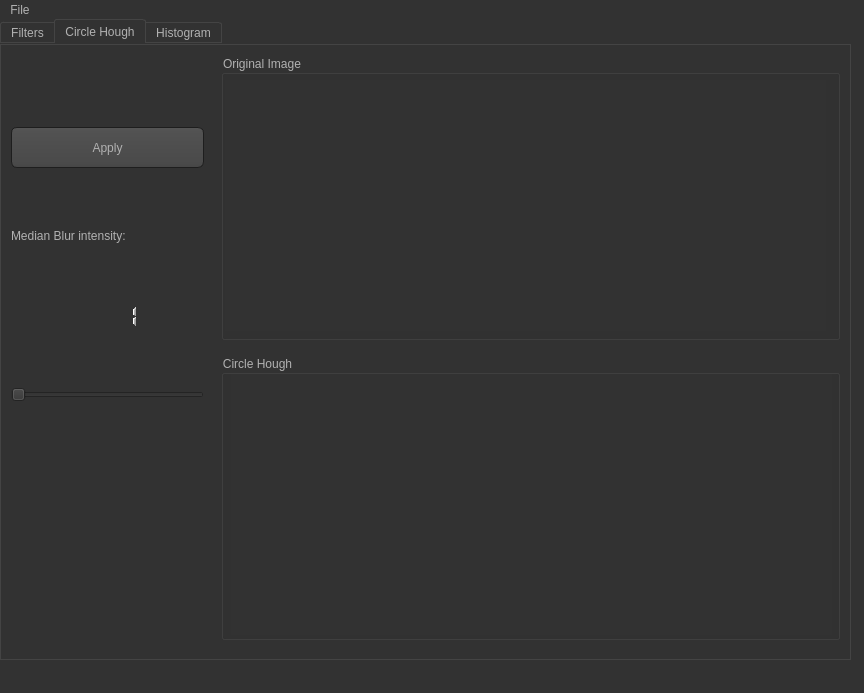
<?xml version="1.0" encoding="UTF-8"?>
<ui version="4.0">
 <class>MainWindow</class>
 <widget class="QMainWindow" name="MainWindow">
  <property name="geometry">
   <rect>
    <x>0</x>
    <y>0</y>
    <width>864</width>
    <height>693</height>
   </rect>
  </property>
  <property name="windowTitle">
   <string>MainWindow</string>
  </property>
  <property name="styleSheet">
   <string notr="true">QToolTip
{
     border: 1px solid black;
     background-color: #ffa02f;
     padding: 1px;
     border-radius: 3px;
     opacity: 100;
}

QWidget
{
    color: #b1b1b1;
    background-color: #323232;
}

QWidget:item:hover
{
    background-color: QLinearGradient( x1: 0, y1: 0, x2: 0, y2: 1, stop: 0 #ffa02f, stop: 1 #ca0619);
    color: #000000;
}

QWidget:item:selected
{
    background-color: QLinearGradient( x1: 0, y1: 0, x2: 0, y2: 1, stop: 0 #ffa02f, stop: 1 #d7801a);
}

QMenuBar::item
{
    background: transparent;
}

QMenuBar::item:selected
{
    background: transparent;
    border: 1px solid #ffaa00;
}

QMenuBar::item:pressed
{
    background: #444;
    border: 1px solid #000;
    background-color: QLinearGradient(
        x1:0, y1:0,
        x2:0, y2:1,
        stop:1 #212121,
        stop:0.4 #343434/*,
        stop:0.2 #343434,
        stop:0.1 #ffaa00*/
    );
    margin-bottom:-1px;
    padding-bottom:1px;
}

QMenu
{
    border: 1px solid #000;
}

QMenu::item
{
    padding: 2px 20px 2px 20px;
}

QMenu::item:selected
{
    color: #000000;
}

QWidget:disabled
{
    color: #404040;
    background-color: #323232;
}

QAbstractItemView
{
    background-color: QLinearGradient( x1: 0, y1: 0, x2: 0, y2: 1, stop: 0 #4d4d4d, stop: 0.1 #646464, stop: 1 #5d5d5d);
}

QWidget:focus
{
    /*border: 2px solid QLinearGradient( x1: 0, y1: 0, x2: 0, y2: 1, stop: 0 #ffa02f, stop: 1 #d7801a);*/
}

QLineEdit
{
    background-color: QLinearGradient( x1: 0, y1: 0, x2: 0, y2: 1, stop: 0 #4d4d4d, stop: 0 #646464, stop: 1 #5d5d5d);
    padding: 1px;
    border-style: solid;
    border: 1px solid #1e1e1e;
    border-radius: 5;
}

QPushButton
{
    color: #b1b1b1;
    background-color: QLinearGradient( x1: 0, y1: 0, x2: 0, y2: 1, stop: 0 #565656, stop: 0.1 #525252, stop: 0.5 #4e4e4e, stop: 0.9 #4a4a4a, stop: 1 #464646);
    border-width: 1px;
    border-color: #1e1e1e;
    border-style: solid;
    border-radius: 6;
    padding: 3px;
    font-size: 12px;
    padding-left: 5px;
    padding-right: 5px;
}

QPushButton:pressed
{
    background-color: QLinearGradient( x1: 0, y1: 0, x2: 0, y2: 1, stop: 0 #2d2d2d, stop: 0.1 #2b2b2b, stop: 0.5 #292929, stop: 0.9 #282828, stop: 1 #252525);
}

QComboBox
{
    selection-background-color: #ffaa00;
    background-color: QLinearGradient( x1: 0, y1: 0, x2: 0, y2: 1, stop: 0 #565656, stop: 0.1 #525252, stop: 0.5 #4e4e4e, stop: 0.9 #4a4a4a, stop: 1 #464646);
    border-style: solid;
    border: 1px solid #1e1e1e;
    border-radius: 5;
}

QComboBox:hover,QPushButton:hover
{
    border: 2px solid QLinearGradient( x1: 0, y1: 0, x2: 0, y2: 1, stop: 0 #ffa02f, stop: 1 #d7801a);
}


QComboBox:on
{
    padding-top: 3px;
    padding-left: 4px;
    background-color: QLinearGradient( x1: 0, y1: 0, x2: 0, y2: 1, stop: 0 #2d2d2d, stop: 0.1 #2b2b2b, stop: 0.5 #292929, stop: 0.9 #282828, stop: 1 #252525);
    selection-background-color: #ffaa00;
}

QComboBox QAbstractItemView
{
    border: 2px solid darkgray;
    selection-background-color: QLinearGradient( x1: 0, y1: 0, x2: 0, y2: 1, stop: 0 #ffa02f, stop: 1 #d7801a);
}

QComboBox::drop-down
{
     subcontrol-origin: padding;
     subcontrol-position: top right;
     width: 15px;

     border-left-width: 0px;
     border-left-color: darkgray;
     border-left-style: solid; /* just a single line */
     border-top-right-radius: 3px; /* same radius as the QComboBox */
     border-bottom-right-radius: 3px;
 }

QComboBox::down-arrow
{
     image: url(:/down_arrow.png);
}

QGroupBox:focus
{
border: 2px solid QLinearGradient( x1: 0, y1: 0, x2: 0, y2: 1, stop: 0 #ffa02f, stop: 1 #d7801a);
}

QTextEdit:focus
{
    border: 2px solid QLinearGradient( x1: 0, y1: 0, x2: 0, y2: 1, stop: 0 #ffa02f, stop: 1 #d7801a);
}

QScrollBar:horizontal {
     border: 1px solid #222222;
     background: QLinearGradient( x1: 0, y1: 0, x2: 0, y2: 1, stop: 0.0 #121212, stop: 0.2 #282828, stop: 1 #484848);
     height: 7px;
     margin: 0px 16px 0 16px;
}

QScrollBar::handle:horizontal
{
      background: QLinearGradient( x1: 0, y1: 0, x2: 1, y2: 0, stop: 0 #ffa02f, stop: 0.5 #d7801a, stop: 1 #ffa02f);
      min-height: 20px;
      border-radius: 2px;
}

QScrollBar::add-line:horizontal {
      border: 1px solid #1b1b19;
      border-radius: 2px;
      background: QLinearGradient( x1: 0, y1: 0, x2: 1, y2: 0, stop: 0 #ffa02f, stop: 1 #d7801a);
      width: 14px;
      subcontrol-position: right;
      subcontrol-origin: margin;
}

QScrollBar::sub-line:horizontal {
      border: 1px solid #1b1b19;
      border-radius: 2px;
      background: QLinearGradient( x1: 0, y1: 0, x2: 1, y2: 0, stop: 0 #ffa02f, stop: 1 #d7801a);
      width: 14px;
     subcontrol-position: left;
     subcontrol-origin: margin;
}

QScrollBar::right-arrow:horizontal, QScrollBar::left-arrow:horizontal
{
      border: 1px solid black;
      width: 1px;
      height: 1px;
      background: white;
}

QScrollBar::add-page:horizontal, QScrollBar::sub-page:horizontal
{
      background: none;
}

QScrollBar:vertical
{
      background: QLinearGradient( x1: 0, y1: 0, x2: 1, y2: 0, stop: 0.0 #121212, stop: 0.2 #282828, stop: 1 #484848);
      width: 7px;
      margin: 16px 0 16px 0;
      border: 1px solid #222222;
}

QScrollBar::handle:vertical
{
      background: QLinearGradient( x1: 0, y1: 0, x2: 0, y2: 1, stop: 0 #ffa02f, stop: 0.5 #d7801a, stop: 1 #ffa02f);
      min-height: 20px;
      border-radius: 2px;
}

QScrollBar::add-line:vertical
{
      border: 1px solid #1b1b19;
      border-radius: 2px;
      background: QLinearGradient( x1: 0, y1: 0, x2: 0, y2: 1, stop: 0 #ffa02f, stop: 1 #d7801a);
      height: 14px;
      subcontrol-position: bottom;
      subcontrol-origin: margin;
}

QScrollBar::sub-line:vertical
{
      border: 1px solid #1b1b19;
      border-radius: 2px;
      background: QLinearGradient( x1: 0, y1: 0, x2: 0, y2: 1, stop: 0 #d7801a, stop: 1 #ffa02f);
      height: 14px;
      subcontrol-position: top;
      subcontrol-origin: margin;
}

QScrollBar::up-arrow:vertical, QScrollBar::down-arrow:vertical
{
      border: 1px solid black;
      width: 1px;
      height: 1px;
      background: white;
}


QScrollBar::add-page:vertical, QScrollBar::sub-page:vertical
{
      background: none;
}

QTextEdit
{
    background-color: #242424;
}

QPlainTextEdit
{
    background-color: #242424;
}

QHeaderView::section
{
    background-color: QLinearGradient(x1:0, y1:0, x2:0, y2:1, stop:0 #616161, stop: 0.5 #505050, stop: 0.6 #434343, stop:1 #656565);
    color: white;
    padding-left: 4px;
    border: 1px solid #6c6c6c;
}

QCheckBox:disabled
{
color: #414141;
}

QDockWidget::title
{
    text-align: center;
    spacing: 3px; /* spacing between items in the tool bar */
    background-color: QLinearGradient(x1:0, y1:0, x2:0, y2:1, stop:0 #323232, stop: 0.5 #242424, stop:1 #323232);
}

QDockWidget::close-button, QDockWidget::float-button
{
    text-align: center;
    spacing: 1px; /* spacing between items in the tool bar */
    background-color: QLinearGradient(x1:0, y1:0, x2:0, y2:1, stop:0 #323232, stop: 0.5 #242424, stop:1 #323232);
}

QDockWidget::close-button:hover, QDockWidget::float-button:hover
{
    background: #242424;
}

QDockWidget::close-button:pressed, QDockWidget::float-button:pressed
{
    padding: 1px -1px -1px 1px;
}

QMainWindow::separator
{
    background-color: QLinearGradient(x1:0, y1:0, x2:0, y2:1, stop:0 #161616, stop: 0.5 #151515, stop: 0.6 #212121, stop:1 #343434);
    color: white;
    padding-left: 4px;
    border: 1px solid #4c4c4c;
    spacing: 3px; /* spacing between items in the tool bar */
}

QMainWindow::separator:hover
{

    background-color: QLinearGradient(x1:0, y1:0, x2:0, y2:1, stop:0 #d7801a, stop:0.5 #b56c17 stop:1 #ffa02f);
    color: white;
    padding-left: 4px;
    border: 1px solid #6c6c6c;
    spacing: 3px; /* spacing between items in the tool bar */
}

QToolBar::handle
{
     spacing: 3px; /* spacing between items in the tool bar */
     background: url(:/images/handle.png);
}

QMenu::separator
{
    height: 2px;
    background-color: QLinearGradient(x1:0, y1:0, x2:0, y2:1, stop:0 #161616, stop: 0.5 #151515, stop: 0.6 #212121, stop:1 #343434);
    color: white;
    padding-left: 4px;
    margin-left: 10px;
    margin-right: 5px;
}

QProgressBar
{
    border: 2px solid grey;
    border-radius: 5px;
    text-align: center;
}

QProgressBar::chunk
{
    background-color: #d7801a;
    width: 2.15px;
    margin: 0.5px;
}

QTabBar::tab {
    color: #b1b1b1;
    border: 1px solid #444;
    border-bottom-style: none;
    background-color: #323232;
    padding-left: 10px;
    padding-right: 10px;
    padding-top: 3px;
    padding-bottom: 2px;
    margin-right: -1px;
}

QTabWidget::pane {
    border: 1px solid #444;
    top: 1px;
}

QTabBar::tab:last
{
    margin-right: 0; /* the last selected tab has nothing to overlap with on the right */
    border-top-right-radius: 3px;
}

QTabBar::tab:first:!selected
{
 margin-left: 0px; /* the last selected tab has nothing to overlap with on the right */


    border-top-left-radius: 3px;
}

QTabBar::tab:!selected
{
    color: #b1b1b1;
    border-bottom-style: solid;
    margin-top: 3px;
    background-color: QLinearGradient(x1:0, y1:0, x2:0, y2:1, stop:1 #212121, stop:.4 #343434);
}

QTabBar::tab:selected
{
    border-top-left-radius: 3px;
    border-top-right-radius: 3px;
    margin-bottom: 0px;
}

QTabBar::tab:!selected:hover
{
    /*border-top: 2px solid #ffaa00;
    padding-bottom: 3px;*/
    border-top-left-radius: 3px;
    border-top-right-radius: 3px;
    background-color: QLinearGradient(x1:0, y1:0, x2:0, y2:1, stop:1 #212121, stop:0.4 #343434, stop:0.2 #343434, stop:0.1 #ffaa00);
}

QRadioButton::indicator:checked, QRadioButton::indicator:unchecked{
    color: #b1b1b1;
    background-color: #323232;
    border: 1px solid #b1b1b1;
    border-radius: 6px;
}

QRadioButton::indicator:checked
{
    background-color: qradialgradient(
        cx: 0.5, cy: 0.5,
        fx: 0.5, fy: 0.5,
        radius: 1.0,
        stop: 0.25 #ffaa00,
        stop: 0.3 #323232
    );
}

QCheckBox::indicator{
    color: #b1b1b1;
    background-color: #323232;
    border: 1px solid #b1b1b1;
    width: 9px;
    height: 9px;
}

QRadioButton::indicator
{
    border-radius: 6px;
}

QRadioButton::indicator:hover, QCheckBox::indicator:hover
{
    border: 1px solid #ffaa00;
}

QCheckBox::indicator:checked
{
    image:url(:/images/checkbox.png);
}

QCheckBox::indicator:disabled, QRadioButton::indicator:disabled
{
    border: 1px solid #444;
}</string>
  </property>
  <widget class="QWidget" name="centralwidget">
   <widget class="QTabWidget" name="tabWidget">
    <property name="geometry">
     <rect>
      <x>0</x>
      <y>0</y>
      <width>851</width>
      <height>641</height>
     </rect>
    </property>
    <property name="currentIndex">
     <number>1</number>
    </property>
    <widget class="QWidget" name="tab">
     <attribute name="title">
      <string>Filters</string>
     </attribute>
     <widget class="QWidget" name="layoutWidget">
      <property name="geometry">
       <rect>
        <x>0</x>
        <y>10</y>
        <width>831</width>
        <height>581</height>
       </rect>
      </property>
      <layout class="QHBoxLayout" name="horizontalLayout_7">
       <item>
        <layout class="QVBoxLayout" name="verticalLayout_3">
         <item>
          <layout class="QVBoxLayout" name="verticalLayout_2">
           <item>
            <widget class="QPushButton" name="btn1">
             <property name="minimumSize">
              <size>
               <width>191</width>
               <height>41</height>
              </size>
             </property>
             <property name="text">
              <string>Apply</string>
             </property>
            </widget>
           </item>
           <item>
            <layout class="QHBoxLayout" name="horizontalLayout_6">
             <item>
              <spacer name="horizontalSpacer">
               <property name="orientation">
                <enum>Qt::Horizontal</enum>
               </property>
               <property name="sizeType">
                <enum>QSizePolicy::Fixed</enum>
               </property>
               <property name="sizeHint" stdset="0">
                <size>
                 <width>13</width>
                 <height>20</height>
                </size>
               </property>
              </spacer>
             </item>
             <item>
              <widget class="QGroupBox" name="groupBox">
               <property name="title">
                <string>Filters</string>
               </property>
               <widget class="QRadioButton" name="lowpass">
                <property name="geometry">
                 <rect>
                  <x>10</x>
                  <y>30</y>
                  <width>95</width>
                  <height>20</height>
                 </rect>
                </property>
                <property name="text">
                 <string>Lowpass </string>
                </property>
               </widget>
               <widget class="QRadioButton" name="median">
                <property name="geometry">
                 <rect>
                  <x>10</x>
                  <y>60</y>
                  <width>95</width>
                  <height>20</height>
                 </rect>
                </property>
                <property name="text">
                 <string>Median</string>
                </property>
               </widget>
               <widget class="QRadioButton" name="highpass">
                <property name="geometry">
                 <rect>
                  <x>10</x>
                  <y>90</y>
                  <width>95</width>
                  <height>20</height>
                 </rect>
                </property>
                <property name="text">
                 <string>Highpass</string>
                </property>
               </widget>
               <widget class="QRadioButton" name="gaussian">
                <property name="geometry">
                 <rect>
                  <x>10</x>
                  <y>120</y>
                  <width>95</width>
                  <height>20</height>
                 </rect>
                </property>
                <property name="text">
                 <string>Gaussian</string>
                </property>
               </widget>
               <widget class="QRadioButton" name="sobel">
                <property name="geometry">
                 <rect>
                  <x>10</x>
                  <y>150</y>
                  <width>95</width>
                  <height>20</height>
                 </rect>
                </property>
                <property name="text">
                 <string>Sobel</string>
                </property>
               </widget>
               <widget class="QRadioButton" name="canny">
                <property name="geometry">
                 <rect>
                  <x>10</x>
                  <y>180</y>
                  <width>95</width>
                  <height>20</height>
                 </rect>
                </property>
                <property name="text">
                 <string>Canny</string>
                </property>
               </widget>
               <widget class="QSpinBox" name="cannyBlur">
                <property name="geometry">
                 <rect>
                  <x>90</x>
                  <y>180</y>
                  <width>42</width>
                  <height>22</height>
                 </rect>
                </property>
                <property name="minimum">
                 <number>1</number>
                </property>
                <property name="maximum">
                 <number>50</number>
                </property>
                <property name="singleStep">
                 <number>2</number>
                </property>
               </widget>
              </widget>
             </item>
            </layout>
           </item>
          </layout>
         </item>
         <item>
          <spacer name="verticalSpacer">
           <property name="orientation">
            <enum>Qt::Vertical</enum>
           </property>
           <property name="sizeType">
            <enum>QSizePolicy::Fixed</enum>
           </property>
           <property name="sizeHint" stdset="0">
            <size>
             <width>20</width>
             <height>300</height>
            </size>
           </property>
          </spacer>
         </item>
        </layout>
       </item>
       <item>
        <layout class="QVBoxLayout" name="verticalLayout">
         <item>
          <widget class="QGroupBox" name="groupBox_2">
           <property name="minimumSize">
            <size>
             <width>619</width>
             <height>281</height>
            </size>
           </property>
           <property name="title">
            <string>Original Image</string>
           </property>
           <widget class="QLabel" name="filter_input">
            <property name="geometry">
             <rect>
              <x>4</x>
              <y>25</y>
              <width>601</width>
              <height>251</height>
             </rect>
            </property>
            <property name="minimumSize">
             <size>
              <width>561</width>
              <height>251</height>
             </size>
            </property>
            <property name="text">
             <string/>
            </property>
           </widget>
          </widget>
         </item>
         <item>
          <widget class="QGroupBox" name="groupBox_5">
           <property name="sizePolicy">
            <sizepolicy hsizetype="Preferred" vsizetype="Preferred">
             <horstretch>0</horstretch>
             <verstretch>0</verstretch>
            </sizepolicy>
           </property>
           <property name="minimumSize">
            <size>
             <width>619</width>
             <height>281</height>
            </size>
           </property>
           <property name="title">
            <string>Filterd Image</string>
           </property>
           <widget class="QLabel" name="filter_filtered">
            <property name="geometry">
             <rect>
              <x>10</x>
              <y>19</y>
              <width>601</width>
              <height>261</height>
             </rect>
            </property>
            <property name="text">
             <string/>
            </property>
           </widget>
          </widget>
         </item>
        </layout>
       </item>
      </layout>
     </widget>
    </widget>
    <widget class="QWidget" name="tab_3">
     <attribute name="title">
      <string>Circle Hough</string>
     </attribute>
     <widget class="QGroupBox" name="groupBox_3">
      <property name="geometry">
       <rect>
        <x>220</x>
        <y>10</y>
        <width>619</width>
        <height>285</height>
       </rect>
      </property>
      <property name="minimumSize">
       <size>
        <width>619</width>
        <height>281</height>
       </size>
      </property>
      <property name="title">
       <string>Original Image</string>
      </property>
      <widget class="QLabel" name="input_hough">
       <property name="geometry">
        <rect>
         <x>4</x>
         <y>25</y>
         <width>601</width>
         <height>251</height>
        </rect>
       </property>
       <property name="minimumSize">
        <size>
         <width>561</width>
         <height>251</height>
        </size>
       </property>
       <property name="text">
        <string/>
       </property>
      </widget>
     </widget>
     <widget class="QWidget" name="">
      <property name="geometry">
       <rect>
        <x>10</x>
        <y>30</y>
        <width>193</width>
        <height>379</height>
       </rect>
      </property>
      <layout class="QVBoxLayout" name="verticalLayout_7">
       <item>
        <widget class="QPushButton" name="btn2">
         <property name="minimumSize">
          <size>
           <width>191</width>
           <height>41</height>
          </size>
         </property>
         <property name="text">
          <string>Apply</string>
         </property>
        </widget>
       </item>
       <item>
        <widget class="QLabel" name="label">
         <property name="maximumSize">
          <size>
           <width>16777215</width>
           <height>20</height>
          </size>
         </property>
         <property name="styleSheet">
          <string notr="true">font: 75 10pt &quot;MS Shell Dlg 2&quot;;</string>
         </property>
         <property name="text">
          <string>Median Blur intensity:</string>
         </property>
        </widget>
       </item>
       <item>
        <widget class="QLCDNumber" name="lcdNumber">
         <property name="maximumSize">
          <size>
           <width>16777215</width>
           <height>25</height>
          </size>
         </property>
         <property name="frameShape">
          <enum>QFrame::NoFrame</enum>
         </property>
         <property name="lineWidth">
          <number>5</number>
         </property>
         <property name="value" stdset="0">
          <double>1.000000000000000</double>
         </property>
         <property name="intValue" stdset="0">
          <number>1</number>
         </property>
        </widget>
       </item>
       <item>
        <widget class="QSlider" name="median_blur">
         <property name="minimum">
          <number>1</number>
         </property>
         <property name="maximum">
          <number>51</number>
         </property>
         <property name="singleStep">
          <number>2</number>
         </property>
         <property name="pageStep">
          <number>2</number>
         </property>
         <property name="value">
          <number>1</number>
         </property>
         <property name="tracking">
          <bool>true</bool>
         </property>
         <property name="orientation">
          <enum>Qt::Horizontal</enum>
         </property>
        </widget>
       </item>
      </layout>
     </widget>
     <widget class="QGroupBox" name="groupBox_10">
      <property name="geometry">
       <rect>
        <x>220</x>
        <y>310</y>
        <width>619</width>
        <height>285</height>
       </rect>
      </property>
      <property name="sizePolicy">
       <sizepolicy hsizetype="Preferred" vsizetype="Preferred">
        <horstretch>0</horstretch>
        <verstretch>0</verstretch>
       </sizepolicy>
      </property>
      <property name="minimumSize">
       <size>
        <width>619</width>
        <height>281</height>
       </size>
      </property>
      <property name="title">
       <string>Circle Hough</string>
      </property>
      <widget class="QLabel" name="output_hough">
       <property name="geometry">
        <rect>
         <x>10</x>
         <y>19</y>
         <width>601</width>
         <height>261</height>
        </rect>
       </property>
       <property name="text">
        <string/>
       </property>
      </widget>
     </widget>
    </widget>
    <widget class="QWidget" name="tab_2">
     <attribute name="title">
      <string>Histogram</string>
     </attribute>
     <widget class="QWidget" name="layoutWidget">
      <property name="geometry">
       <rect>
        <x>10</x>
        <y>0</y>
        <width>831</width>
        <height>645</height>
       </rect>
      </property>
      <layout class="QHBoxLayout" name="horizontalLayout_8">
       <item>
        <layout class="QVBoxLayout" name="verticalLayout_5">
         <item>
          <widget class="QPushButton" name="pushButton">
           <property name="sizePolicy">
            <sizepolicy hsizetype="Fixed" vsizetype="Fixed">
             <horstretch>0</horstretch>
             <verstretch>0</verstretch>
            </sizepolicy>
           </property>
           <property name="minimumSize">
            <size>
             <width>169</width>
             <height>40</height>
            </size>
           </property>
           <property name="text">
            <string>Apply</string>
           </property>
          </widget>
         </item>
         <item>
          <widget class="QRadioButton" name="greyscale">
           <property name="text">
            <string>Greyscale</string>
           </property>
          </widget>
         </item>
         <item>
          <widget class="QRadioButton" name="rgb">
           <property name="text">
            <string>RGB</string>
           </property>
          </widget>
         </item>
         <item>
          <spacer name="verticalSpacer_2">
           <property name="orientation">
            <enum>Qt::Vertical</enum>
           </property>
           <property name="sizeType">
            <enum>QSizePolicy::Fixed</enum>
           </property>
           <property name="sizeHint" stdset="0">
            <size>
             <width>20</width>
             <height>548</height>
            </size>
           </property>
          </spacer>
         </item>
        </layout>
       </item>
       <item>
        <layout class="QVBoxLayout" name="verticalLayout_4">
         <item>
          <layout class="QHBoxLayout" name="horizontalLayout_2">
           <item>
            <widget class="QGroupBox" name="groupBox_6">
             <property name="minimumSize">
              <size>
               <width>320</width>
               <height>294</height>
              </size>
             </property>
             <property name="title">
              <string>Input Image</string>
             </property>
             <widget class="QLabel" name="input_equalize">
              <property name="geometry">
               <rect>
                <x>10</x>
                <y>20</y>
                <width>301</width>
                <height>261</height>
               </rect>
              </property>
              <property name="text">
               <string/>
              </property>
             </widget>
            </widget>
           </item>
           <item>
            <widget class="QGroupBox" name="groupBox_8">
             <property name="minimumSize">
              <size>
               <width>320</width>
               <height>294</height>
              </size>
             </property>
             <property name="title">
              <string>Output Image</string>
             </property>
             <widget class="QLabel" name="output_equalize">
              <property name="geometry">
               <rect>
                <x>10</x>
                <y>20</y>
                <width>301</width>
                <height>261</height>
               </rect>
              </property>
              <property name="text">
               <string/>
              </property>
             </widget>
            </widget>
           </item>
          </layout>
         </item>
         <item>
          <layout class="QHBoxLayout" name="horizontalLayout">
           <item>
            <widget class="QGroupBox" name="groupBox_7">
             <property name="minimumSize">
              <size>
               <width>320</width>
               <height>294</height>
              </size>
             </property>
             <property name="title">
              <string>Original Histogram</string>
             </property>
             <widget class="QLabel" name="input_histogram">
              <property name="geometry">
               <rect>
                <x>20</x>
                <y>20</y>
                <width>291</width>
                <height>261</height>
               </rect>
              </property>
              <property name="text">
               <string/>
              </property>
             </widget>
            </widget>
           </item>
           <item>
            <widget class="QGroupBox" name="groupBox_9">
             <property name="minimumSize">
              <size>
               <width>320</width>
               <height>294</height>
              </size>
             </property>
             <property name="title">
              <string>Equalized Histogram</string>
             </property>
             <widget class="QLabel" name="output_histogram">
              <property name="geometry">
               <rect>
                <x>10</x>
                <y>30</y>
                <width>301</width>
                <height>261</height>
               </rect>
              </property>
              <property name="text">
               <string/>
              </property>
             </widget>
            </widget>
           </item>
          </layout>
         </item>
        </layout>
       </item>
      </layout>
     </widget>
    </widget>
   </widget>
   <widget class="QWidget" name="layoutWidget">
    <property name="geometry">
     <rect>
      <x>0</x>
      <y>0</y>
      <width>2</width>
      <height>2</height>
     </rect>
    </property>
    <layout class="QHBoxLayout" name="horizontalLayout_5"/>
   </widget>
  </widget>
  <widget class="QMenuBar" name="menubar">
   <property name="geometry">
    <rect>
     <x>0</x>
     <y>0</y>
     <width>864</width>
     <height>26</height>
    </rect>
   </property>
   <widget class="QMenu" name="menuFile">
    <property name="title">
     <string>File</string>
    </property>
    <addaction name="actionadd_image"/>
   </widget>
   <addaction name="menuFile"/>
  </widget>
  <widget class="QStatusBar" name="statusbar"/>
  <action name="actionadd_image">
   <property name="text">
    <string>browse image</string>
   </property>
  </action>
 </widget>
 <resources/>
 <connections>
  <connection>
   <sender>median_blur</sender>
   <signal>valueChanged(int)</signal>
   <receiver>lcdNumber</receiver>
   <slot>display(int)</slot>
   <hints>
    <hint type="sourcelabel">
     <x>107</x>
     <y>220</y>
    </hint>
    <hint type="destinationlabel">
     <x>107</x>
     <y>300</y>
    </hint>
   </hints>
  </connection>
 </connections>
</ui>
